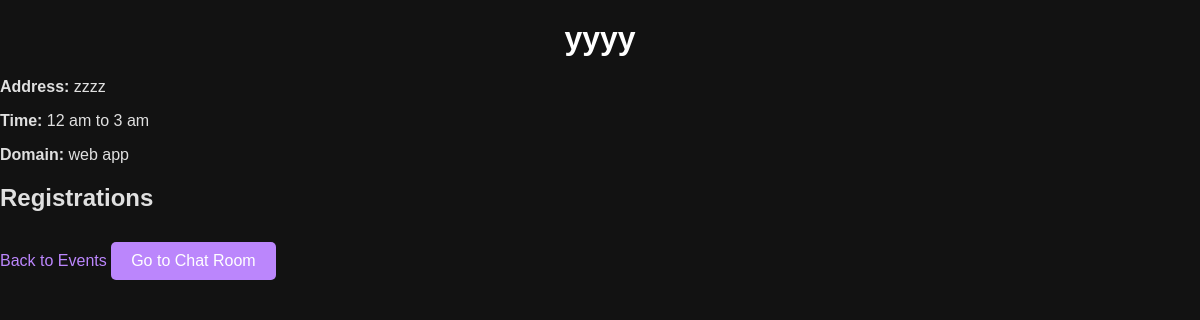
Screenshot of /event/1 with the database file from the repository.
### app.py (models this page shows)
class Event(db.Model):
    id = db.Column(db.Integer, primary_key=True)
    name = db.Column(db.String(100), nullable=False)
    address = db.Column(db.String(200), nullable=False)
    time = db.Column(db.String(50), nullable=False)
    domain = db.Column(db.String(100), nullable=False)
    registrations = db.relationship('Registration', backref='event', lazy=True)

### app.py (the view)
@app.route('/event/<int:event_id>')
def event_detail(event_id):
    event = Event.query.get_or_404(event_id)
    registrations = Registration.query.filter_by(event_id=event_id).all()
    return render_template('event_detail.html', event=event, registrations=registrations)

### templates/event_detail.html (shortened to what this page needs)
<!DOCTYPE html>
<html lang="en">
<head>
    <link rel="stylesheet" href="{{ url_for('static', filename='style.css') }}">
</head>
<body>
    <h1>{{ event.name }}</h1>
    <p><strong>Address:</strong> {{ event.address }}</p>
    <p><strong>Time:</strong> {{ event.time }}</p>
    <p><strong>Domain:</strong> {{ event.domain }}</p>
    <h2>Registrations</h2>
    <a href="{{ url_for('index') }}">Back to Events</a>
    <a href="{{ url_for('chat', event_id=event.id) }}" class="btn">Go to Chat Room</a>
</body>
</html>

### static/style.css (style rules this page uses)
body { font-family: Arial, sans-serif; margin: 0; padding: 0; background-color: #121212; color: #e0e0e0; }
h1 { text-align: center; margin-top: 20px; color: #ffffff; }
a { text-decoration: none; color: #bb86fc; display: inline-block; margin: 20px 0; }
.btn { display: inline-block; padding: 10px 20px; margin-top: 10px; color: #ffffff; background-color: #bb86fc; border: none; border-radius: 5px; text-decoration: none; cursor: pointer; }

### rows the page displays
Event: name "yyyy", address "zzzz", time "12 am to 3 am", domain "web app"
